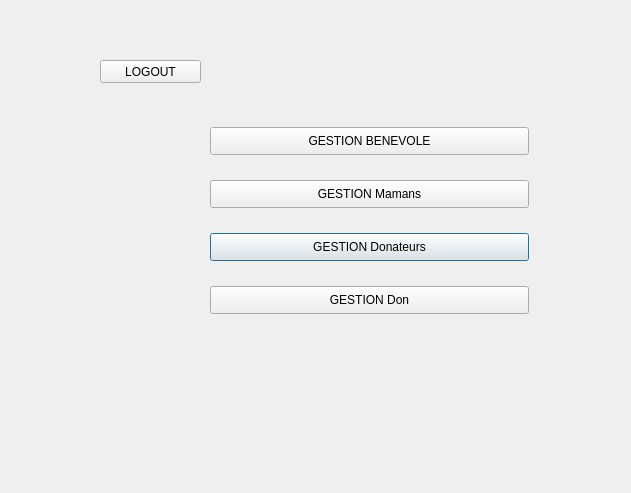
<?xml version="1.0" encoding="UTF-8"?>
<ui version="4.0">
 <class>Menu</class>
 <widget class="QDialog" name="Menu">
  <property name="geometry">
   <rect>
    <x>0</x>
    <y>0</y>
    <width>631</width>
    <height>493</height>
   </rect>
  </property>
  <property name="windowTitle">
   <string>Dialog</string>
  </property>
  <widget class="QPushButton" name="gestionVol">
   <property name="geometry">
    <rect>
     <x>210</x>
     <y>233</y>
     <width>319</width>
     <height>28</height>
    </rect>
   </property>
   <property name="text">
    <string>GESTION Donateurs</string>
   </property>
  </widget>
  <widget class="QPushButton" name="gestionBillet">
   <property name="geometry">
    <rect>
     <x>210</x>
     <y>286</y>
     <width>319</width>
     <height>28</height>
    </rect>
   </property>
   <property name="text">
    <string>GESTION Don</string>
   </property>
  </widget>
  <widget class="QPushButton" name="logout">
   <property name="geometry">
    <rect>
     <x>100</x>
     <y>60</y>
     <width>101</width>
     <height>23</height>
    </rect>
   </property>
   <property name="text">
    <string>LOGOUT</string>
   </property>
  </widget>
  <widget class="QPushButton" name="gestionBenevole">
   <property name="geometry">
    <rect>
     <x>210</x>
     <y>127</y>
     <width>319</width>
     <height>28</height>
    </rect>
   </property>
   <property name="text">
    <string>GESTION BENEVOLE</string>
   </property>
  </widget>
  <widget class="QPushButton" name="gestionPasager">
   <property name="geometry">
    <rect>
     <x>210</x>
     <y>180</y>
     <width>319</width>
     <height>28</height>
    </rect>
   </property>
   <property name="text">
    <string>GESTION Mamans</string>
   </property>
  </widget>
 </widget>
 <resources/>
 <connections/>
</ui>
